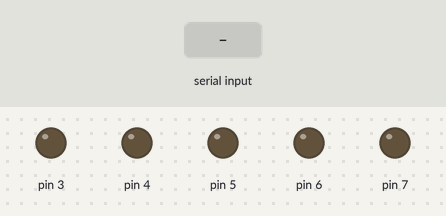
Bench run of a sketch on a simulated Arduino Uno, built with avr-gcc and run on an emulated ATmega328P. Shown: output pins drawn as LEDs (lit = HIGH). Inputs (shaded band) come from the test bench.

Above: at 1.2 s.
1.3 s: "0" received over Serial
At 2.0 s:
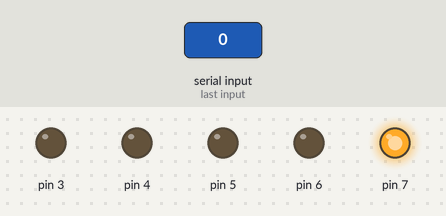
2.8 s: "1" received over Serial
At 3.1 s:
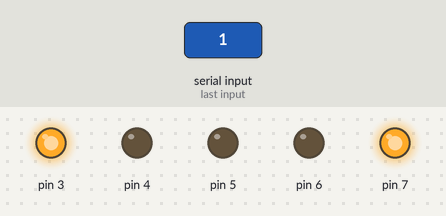
4.3 s: "2" received over Serial
At 5.5 s:
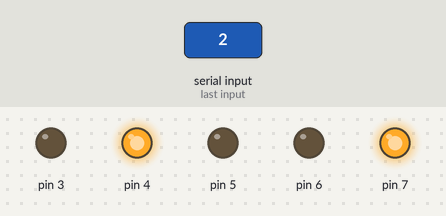
5.8 s: "3" received over Serial
At 6.6 s:
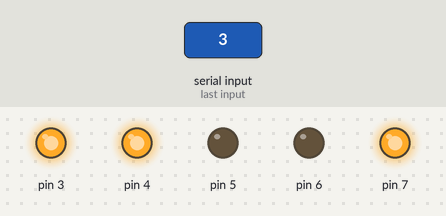
7.3 s: "4" received over Serial
At 7.8 s:
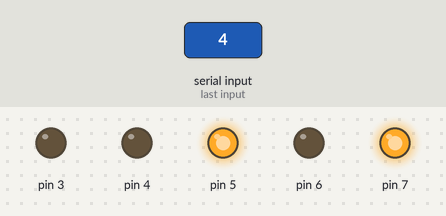
8.8 s: "5" received over Serial
At 10.1 s:
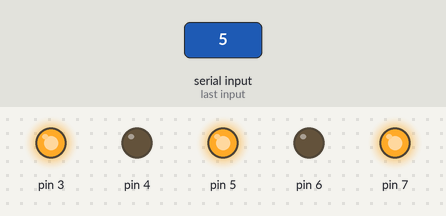
Timing chart, 0 to 11.3 s (numbered marks = the images above; inputs shaded):
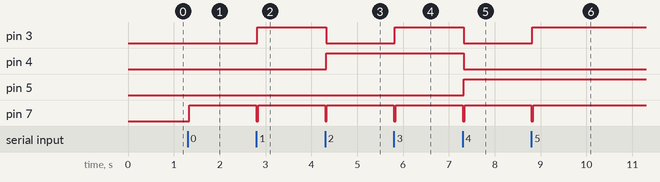

The sketch:

4511.ino
```cpp
void setup() {
    pinMode(3, OUTPUT);
    pinMode(4, OUTPUT);
    pinMode(5, OUTPUT);
    pinMode(6, OUTPUT);
    pinMode(7, OUTPUT);
    Serial.begin(9600);

}
int incoming = 0;
void loop() {

    if ( Serial.available() ){
      digitalWrite(7,LOW);
      delay(20);
      incoming = Serial.read();
      switch ( incoming ){
          case '0':
            digitalWrite(3,LOW); digitalWrite(4,LOW);
            digitalWrite(5,LOW); digitalWrite(6,LOW);
            break;
          case '1':
            digitalWrite(3,HIGH); digitalWrite(4,LOW);
            digitalWrite(5,LOW); digitalWrite(6,LOW);
            break;
          case '2':
            digitalWrite(3,LOW); digitalWrite(4,HIGH);
            digitalWrite(5,LOW); digitalWrite(6,LOW);
            break;
          case '3':
            digitalWrite(3,HIGH); digitalWrite(4,HIGH);
            digitalWrite(5,LOW); digitalWrite(6,LOW);
            break;
          case '4':
            digitalWrite(3,LOW); digitalWrite(4,LOW);
            digitalWrite(5,HIGH); digitalWrite(6,LOW);
            break;
          case '5':
            digitalWrite(3,HIGH); digitalWrite(4,LOW);
            digitalWrite(5,HIGH); digitalWrite(6,LOW);
            break;
          case '6':
            digitalWrite(3,LOW); digitalWrite(4,HIGH);
            digitalWrite(5,HIGH); digitalWrite(6,LOW);
            break;
          case '7':
            digitalWrite(3,HIGH); digitalWrite(4,HIGH);
            digitalWrite(5,HIGH); digitalWrite(6,LOW);
            break;
          case '8':
            digitalWrite(3,LOW); digitalWrite(4,LOW);
            digitalWrite(5,LOW); digitalWrite(6,HIGH);
            break;
          case '9':
            digitalWrite(3,HIGH); digitalWrite(4,LOW);
            digitalWrite(5,LOW); digitalWrite(6,HIGH);
            break;
          default : break;
        }
      delay(20);
      digitalWrite(7,HIGH);
      delay(20);
    }

}
```

Measured:
- after the input at 1.3 s, pin 7: LOW → HIGH at once
- after the input at 2.8 s, pin 3: LOW → HIGH at once; pin 7: HIGH → LOW at once, → HIGH 0.04 s later
- after the input at 4.3 s, pin 3: HIGH → LOW at once; pin 4: LOW → HIGH at once; pin 7: HIGH → LOW at once, → HIGH 0.04 s later
- after the input at 5.8 s, pin 3: LOW → HIGH at once; pin 7: HIGH → LOW at once, → HIGH 0.04 s later
- after the input at 7.3 s, pin 3, pin 4: HIGH → LOW at once; pin 5: LOW → HIGH at once; pin 7: HIGH → LOW at once, → HIGH 0.04 s later
- after the input at 8.8 s, pin 3: LOW → HIGH at once; pin 7: HIGH → LOW at once, → HIGH 0.04 s later
